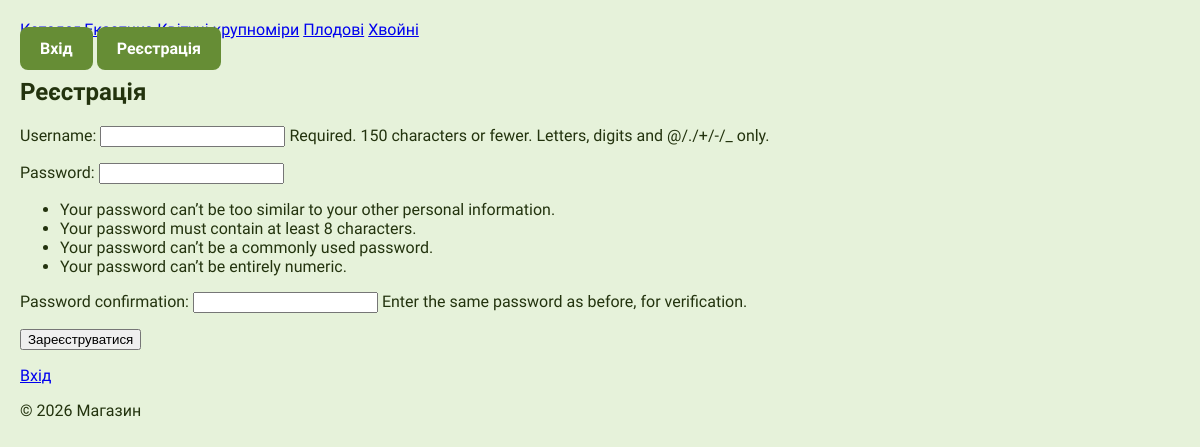
Screenshot of /register/ with the database file from the repository.
### main/models.py (models this page shows, shortened)
class Category(models.Model):
    name = models.CharField(max_length=100, db_index=True, verbose_name="Назва")
    slug = models.SlugField(max_length=100, unique=True, verbose_name="Slug")
    description = models.TextField(blank=True, verbose_name="Опис")
    image = models.ImageField(upload_to="categories/", blank=True, null=True, verbose_name="Зображення")
    is_active = models.BooleanField(default=True, verbose_name="Активна")
    class Meta:
        ordering = ['name']
        verbose_name = "Категорія"
        verbose_name_plural = "Категорії"
    def get_absolute_url(self):
        return reverse('main:product_list_by_category', kwargs={'category_slug': self.slug})

### accounts/views.py (the view)
# urls.py: path('register/', views.register_view, name='register'),
def register_view(request):
    if request.user.is_authenticated:
        return redirect('main:product_list')
    if request.method == 'POST':
        form = UserCreationForm(request.POST)
        if form.is_valid():
            user = form.save()
            login(request, user)
            return redirect('main:product_list')
    else:
        form = UserCreationForm()
    categories = Category.objects.all()
    return render(request, 'accounts/register.html', {'form': form, 'categories': categories})

### accounts/views.py (called while the page is built)
    def __call__(self, request):
        if request.path.startswith('/admin/'):
            if not request.user.is_authenticated or not request.user.is_staff:
                return redirect('main:product_list')
        return self.get_response(request)

### accounts/templates/accounts/register.html (shortened to what this page needs)
{% extends 'main/base.html' %}
{% block content %}
<h2>Реєстрація</h2>
<form method="post">
  {% for field in form %}
    <p>{{ field.label_tag }} {{ field }} {{ field.errors }} {{ field.help_text }}</p>
  {% endfor %}
  <button type="submit">Зареєструватися</button>
</form>
<p><a href="{% url 'accounts:login' %}">Вхід</a></p>
{% endblock %}

### main/templates/main/base.html (shortened to what this page needs)
{% load static %}
<!doctype html>
<html lang="uk">
  <head>
    <link rel="stylesheet" href="{% static 'css/style.css' %}" />
  </head>
  <body>
    <header>
      <nav>
        <a href="{% url 'main:product_list' %}">Каталог</a>
        {% for cat in categories %}
        <a href="{{ cat.get_absolute_url }}">{{ cat.name }}</a>
        {% endfor %}
      </nav>
      <div class="auth-buttons">
        {% if user.is_authenticated %}
        {% if user.is_staff %}<a class="btn btn-primary" href="{% url 'admin:index' %}">Адмінка</a>{% endif %}
        <a class="btn btn-primary" href="{% url 'accounts:profile' %}">Профіль</a>
        <a class="btn btn-primary" href="{% url 'accounts:logout' %}">Вийти</a>
        {% else %}
        <a class="btn btn-primary" href="{% url 'accounts:login' %}">Вхід</a>
        <a class="btn btn-primary" href="{% url 'accounts:register' %}">Реєстрація</a>
        {% endif %}
      </div>
    </header>
    <main>{% block content %}{% endblock %}</main>
    <footer>© 2026 Магазин</footer>
  </body>
</html>

### static/css/style.css (style rules this page uses)
:root { --color-1: #e6f2da; --color-2: #c5dca5; --color-3: #a1c76b; --color-4: #668d35; --color-5: #3d5618; --color-6: #23330e; --transparent-color-1: rgba(197, 220, 165, 0.5); --transparent-color-2: rgba(161, 199, 107, 0.5); --transparent-color-3: rgba(102, 141, 53, 0.5); --transparent-color-4: rgba(61, 86, 24, 0.5); --transparent-color-5: rgba(35, 51, 14, 0.5); --transparent-color-6: rgba(27, 39, 3, 0.5); --font-1: "Science Gothic", sans-serif; --font-2: "Fira Sans", sans-serif; }
body { font-family: var(--font-2); margin: 0; padding: 20px; background: var(--color-1); color: var(--color-6); min-height: 100vh; }
.btn { margin-top: auto; background: var(--color-4); color: white; padding: 12px 20px; text-align: center; border: center; text-decoration: none; border-radius: 8px; font-weight: 600; transition: background 0.2s; }

### rows the page displays
Category: name "Квітучі крупноміри"
Category: name "Плодові"
Category: name "Хвойні"

### other values shown
{{ field.label_tag }} "Username:" "Password:" "Password confirmation:"
{{ field.help_text }} "Required. 150 characters or fewer. Letters, digits and @/./+/-/_ only." "Enter the same password as before, for verification."
